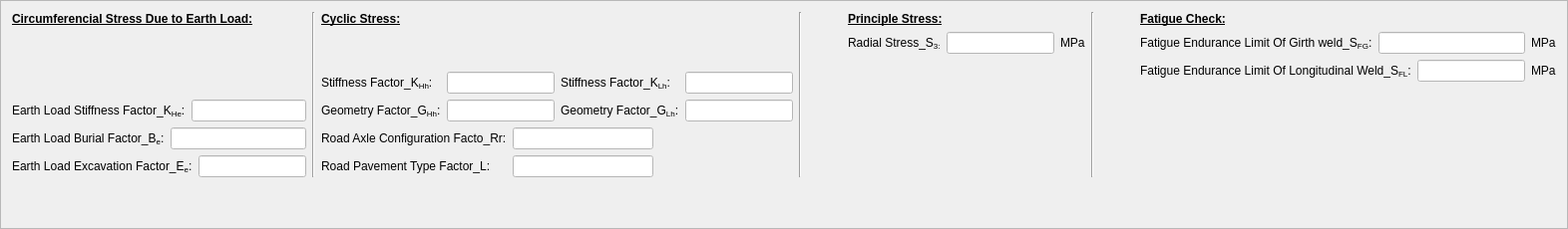
     <widget class="QFrame" name="frame_2">
      <property name="frameShape">
       <enum>QFrame::StyledPanel</enum>
      </property>
      <property name="frameShadow">
       <enum>QFrame::Raised</enum>
      </property>
      <layout class="QGridLayout" name="gridLayout_2">
       <item row="1" column="5">
        <spacer name="verticalSpacer_7">
         <property name="orientation">
          <enum>Qt::Vertical</enum>
         </property>
         <property name="sizeHint" stdset="0">
          <size>
           <width>20</width>
           <height>40</height>
          </size>
         </property>
        </spacer>
       </item>
       <item row="0" column="8">
        <layout class="QVBoxLayout" name="verticalLayout_18">
         <item>
          <widget class="QLabel" name="FatigurCheck">
           <property name="text">
            <string>&lt;html&gt;&lt;head/&gt;&lt;body&gt;&lt;p&gt;&lt;span style=&quot; font-weight:600; text-decoration: underline;&quot;&gt;Fatigue Check:&lt;/span&gt;&lt;/p&gt;&lt;/body&gt;&lt;/html&gt;</string>
           </property>
          </widget>
         </item>
         <item>
          <layout class="QHBoxLayout" name="horizontalLayout_20">
           <item>
            <widget class="QLabel" name="StiffnessFactorKHh_32">
             <property name="styleSheet">
              <string notr="true">font: 8pt &quot;Cambria&quot;;</string>
             </property>
             <property name="text">
              <string>&lt;html&gt;&lt;head/&gt;&lt;body&gt;&lt;p&gt;Fatigue Endurance Limit Of Girth weld_S&lt;span style=&quot; vertical-align:sub;&quot;&gt;FG&lt;/span&gt;:&lt;/p&gt;&lt;/body&gt;&lt;/html&gt;</string>
             </property>
            </widget>
           </item>
           <item>
            <widget class="QLineEdit" name="lineEdit_31FatigueEnduranceofGirthYield">
             <property name="styleSheet">
              <string notr="true">background-color: rgb(255, 255, 255);</string>
             </property>
            </widget>
           </item>
           <item>
            <widget class="QLabel" name="label_20">
             <property name="styleSheet">
              <string notr="true">font: 8pt &quot;Cambria&quot;;</string>
             </property>
             <property name="text">
              <string>MPa</string>
             </property>
            </widget>
           </item>
          </layout>
         </item>
         <item>
          <layout class="QHBoxLayout" name="horizontalLayout_41">
           <item>
            <widget class="QLabel" name="StiffnessFactorKHh_33">
             <property name="styleSheet">
              <string notr="true">font: 8pt &quot;Cambria&quot;;</string>
             </property>
             <property name="text">
              <string>&lt;html&gt;&lt;head/&gt;&lt;body&gt;&lt;p&gt;Fatigue Endurance Limit Of Longitudinal Weld_S&lt;span style=&quot; vertical-align:sub;&quot;&gt;FL&lt;/span&gt;:&lt;/p&gt;&lt;/body&gt;&lt;/html&gt;</string>
             </property>
            </widget>
           </item>
           <item>
            <widget class="QLineEdit" name="lineEdit_32FatigueEnduranceofLongitudinalWeld">
             <property name="styleSheet">
              <string notr="true">background-color: rgb(255, 255, 255);</string>
             </property>
            </widget>
           </item>
           <item>
            <widget class="QLabel" name="label_19">
             <property name="styleSheet">
              <string notr="true">font: 8pt &quot;Cambria&quot;;</string>
             </property>
             <property name="text">
              <string>MPa</string>
             </property>
            </widget>
           </item>
          </layout>
         </item>
         <item>
          <spacer name="verticalSpacer_13">
           <property name="orientation">
            <enum>Qt::Vertical</enum>
           </property>
           <property name="sizeHint" stdset="0">
            <size>
             <width>20</width>
             <height>40</height>
            </size>
           </property>
          </spacer>
         </item>
        </layout>
       </item>
       <item row="0" column="0">
        <layout class="QVBoxLayout" name="verticalLayout_12">
         <item>
          <widget class="QLabel" name="CircumferencialStressDuetoEarthLoad">
           <property name="text">
            <string>&lt;html&gt;&lt;head/&gt;&lt;body&gt;&lt;p&gt;&lt;span style=&quot; font-weight:600; text-decoration: underline;&quot;&gt;Circumferencial Stress Due to Earth Load:&lt;/span&gt;&lt;/p&gt;&lt;/body&gt;&lt;/html&gt;</string>
           </property>
          </widget>
         </item>
         <item>
          <spacer name="verticalSpacer_10">
           <property name="orientation">
            <enum>Qt::Vertical</enum>
           </property>
           <property name="sizeHint" stdset="0">
            <size>
             <width>20</width>
             <height>40</height>
            </size>
           </property>
          </spacer>
         </item>
         <item>
          <layout class="QVBoxLayout" name="verticalLayout_11">
           <item>
            <layout class="QHBoxLayout" name="horizontalLayout_16">
             <item>
              <widget class="QLabel" name="StiffnessFactorKHh_28">
               <property name="styleSheet">
                <string notr="true">font: 8pt &quot;Cambria&quot;;</string>
               </property>
               <property name="text">
                <string>&lt;html&gt;&lt;head/&gt;&lt;body&gt;&lt;p&gt;Earth Load Stiffness Factor_K&lt;span style=&quot; vertical-align:sub;&quot;&gt;He&lt;/span&gt;:&lt;/p&gt;&lt;/body&gt;&lt;/html&gt;</string>
               </property>
              </widget>
             </item>
             <item>
              <widget class="QLineEdit" name="lineEdit_21EarthLoadStiffnessFactor">
               <property name="styleSheet">
                <string notr="true">background-color: rgb(255, 255, 255);</string>
               </property>
              </widget>
             </item>
            </layout>
           </item>
           <item>
            <layout class="QHBoxLayout" name="horizontalLayout_18">
             <item>
              <widget class="QLabel" name="StiffnessFactorKHh_29">
               <property name="styleSheet">
                <string notr="true">font: 8pt &quot;Cambria&quot;;</string>
               </property>
               <property name="text">
                <string>&lt;html&gt;&lt;head/&gt;&lt;body&gt;&lt;p&gt;Earth Load Burial Factor_B&lt;span style=&quot; vertical-align:sub;&quot;&gt;e&lt;/span&gt;:&lt;/p&gt;&lt;/body&gt;&lt;/html&gt;</string>
               </property>
              </widget>
             </item>
             <item>
              <widget class="QLineEdit" name="lineEdit_22EarthLoadBurialFactor">
               <property name="styleSheet">
                <string notr="true">background-color: rgb(255, 255, 255);</string>
               </property>
              </widget>
             </item>
            </layout>
           </item>
           <item>
            <layout class="QHBoxLayout" name="horizontalLayout_19">
             <item>
              <widget class="QLabel" name="StiffnessFactorKHh_30">
               <property name="styleSheet">
                <string notr="true">font: 8pt &quot;Cambria&quot;;</string>
               </property>
               <property name="text">
                <string>&lt;html&gt;&lt;head/&gt;&lt;body&gt;&lt;p&gt;Earth Load Excavation Factor_E&lt;span style=&quot; vertical-align:sub;&quot;&gt;e&lt;/span&gt;:&lt;/p&gt;&lt;/body&gt;&lt;/html&gt;</string>
               </property>
              </widget>
             </item>
             <item>
              <widget class="QLineEdit" name="lineEdit_23EarthLoadExcavationFactor">
               <property name="styleSheet">
                <string notr="true">background-color: rgb(255, 255, 255);</string>
               </property>
              </widget>
             </item>
            </layout>
           </item>
          </layout>
         </item>
        </layout>
       </item>
       <item row="0" column="2">
        <layout class="QVBoxLayout" name="verticalLayout_17">
         <item>
          <widget class="QLabel" name="CyclicStress">
           <property name="text">
            <string>&lt;html&gt;&lt;head/&gt;&lt;body&gt;&lt;p&gt;&lt;span style=&quot; font-weight:600; text-decoration: underline;&quot;&gt;Cyclic Stress:&lt;/span&gt;&lt;/p&gt;&lt;/body&gt;&lt;/html&gt;</string>
           </property>
          </widget>
         </item>
         <item>
          <spacer name="verticalSpacer_12">
           <property name="orientation">
            <enum>Qt::Vertical</enum>
           </property>
           <property name="sizeHint" stdset="0">
            <size>
             <width>20</width>
             <height>40</height>
            </size>
           </property>
          </spacer>
         </item>
         <item>
          <layout class="QGridLayout" name="gridLayout_3">
           <item row="0" column="0">
            <layout class="QVBoxLayout" name="verticalLayout_13">
             <item>
              <widget class="QLabel" name="StiffnessFactorKHh">
               <property name="styleSheet">
                <string notr="true">font: 8pt &quot;Cambria&quot;;</string>
               </property>
               <property name="text">
                <string>&lt;html&gt;&lt;head/&gt;&lt;body&gt;&lt;p&gt;Stiffness Factor_K&lt;span style=&quot; vertical-align:sub;&quot;&gt;Hh&lt;/span&gt;:&lt;/p&gt;&lt;/body&gt;&lt;/html&gt;</string>
               </property>
              </widget>
             </item>
             <item>
              <widget class="QLabel" name="GeometryFactorGHh">
               <property name="styleSheet">
                <string notr="true">font: 8pt &quot;Cambria&quot;;</string>
               </property>
               <property name="text">
                <string>&lt;html&gt;&lt;head/&gt;&lt;body&gt;&lt;p&gt;Geometry Factor_G&lt;span style=&quot; vertical-align:sub;&quot;&gt;Hh&lt;/span&gt;:&lt;/p&gt;&lt;/body&gt;&lt;/html&gt;</string>
               </property>
              </widget>
             </item>
            </layout>
           </item>
           <item row="0" column="1">
            <layout class="QVBoxLayout" name="verticalLayout_14">
             <item>
              <widget class="QLineEdit" name="lineEdit_27StiffnessFactorKHh">
               <property name="styleSheet">
                <string notr="true">background-color: rgb(255, 255, 255);</string>
               </property>
              </widget>
             </item>
             <item>
              <widget class="QLineEdit" name="lineEdit_25_GeometryFactorGHh">
               <property name="styleSheet">
                <string notr="true">background-color: rgb(255, 255, 255);</string>
               </property>
              </widget>
             </item>
            </layout>
           </item>
           <item row="0" column="2">
            <layout class="QVBoxLayout" name="verticalLayout_15">
             <item>
              <widget class="QLabel" name="StifnessFactorKLh">
               <property name="styleSheet">
                <string notr="true">font: 8pt &quot;Cambria&quot;;</string>
               </property>
               <property name="text">
                <string>&lt;html&gt;&lt;head/&gt;&lt;body&gt;&lt;p&gt;Stiffness Factor_K&lt;span style=&quot; vertical-align:sub;&quot;&gt;Lh&lt;/span&gt;:&lt;/p&gt;&lt;/body&gt;&lt;/html&gt;</string>
               </property>
              </widget>
             </item>
             <item>
              <widget class="QLabel" name="geometryFactorGLh">
               <property name="styleSheet">
                <string notr="true">font: 8pt &quot;Cambria&quot;;</string>
               </property>
               <property name="text">
                <string>&lt;html&gt;&lt;head/&gt;&lt;body&gt;&lt;p&gt;Geometry Factor_G&lt;span style=&quot; vertical-align:sub;&quot;&gt;Lh&lt;/span&gt;:&lt;/p&gt;&lt;/body&gt;&lt;/html&gt;</string>
               </property>
              </widget>
             </item>
            </layout>
           </item>
           <item row="0" column="3">
            <layout class="QVBoxLayout" name="verticalLayout_16">
             <item>
              <widget class="QLineEdit" name="lineEdit_29_StifnessFactorKLh">
               <property name="styleSheet">
                <string notr="true">background-color: rgb(255, 255, 255);</string>
               </property>
              </widget>
             </item>
             <item>
              <widget class="QLineEdit" name="lineEdit_28geometryFactorGLh">
               <property name="styleSheet">
                <string notr="true">background-color: rgb(255, 255, 255);</string>
               </property>
              </widget>
             </item>
            </layout>
           </item>
          </layout>
         </item>
         <item>
          <layout class="QGridLayout" name="gridLayout_4">
           <item row="1" column="0">
            <widget class="QLabel" name="RoadPavementFactor">
             <property name="styleSheet">
              <string notr="true">font: 8pt &quot;Cambria&quot;;</string>
             </property>
             <property name="text">
              <string>Road Pavement Type Factor_L:</string>
             </property>
            </widget>
           </item>
           <item row="0" column="1">
            <widget class="QLineEdit" name="lineEdit_26RoadAxleConfigurationFactor">
             <property name="styleSheet">
              <string notr="true">background-color: rgb(255, 255, 255);</string>
             </property>
            </widget>
           </item>
           <item row="1" column="1">
            <widget class="QLineEdit" name="lineEdit_24RoadPavementFactor">
             <property name="styleSheet">
              <string notr="true">background-color: rgb(255, 255, 255);</string>
             </property>
            </widget>
           </item>
           <item row="0" column="0">
            <widget class="QLabel" name="RoadAxleConfigurationFactor">
             <property name="styleSheet">
              <string notr="true">font: 8pt &quot;Cambria&quot;;</string>
             </property>
             <property name="text">
              <string>Road Axle Configuration Facto_Rr:</string>
             </property>
            </widget>
           </item>
           <item row="1" column="2">
            <spacer name="horizontalSpacer_4">
             <property name="orientation">
              <enum>Qt::Horizontal</enum>
             </property>
             <property name="sizeHint" stdset="0">
              <size>
               <width>40</width>
               <height>20</height>
              </size>
             </property>
            </spacer>
           </item>
           <item row="0" column="2">
            <spacer name="horizontalSpacer_3">
             <property name="orientation">
              <enum>Qt::Horizontal</enum>
             </property>
             <property name="sizeHint" stdset="0">
              <size>
               <width>40</width>
               <height>20</height>
              </size>
             </property>
            </spacer>
           </item>
          </layout>
         </item>
        </layout>
       </item>
       <item row="0" column="5">
        <layout class="QVBoxLayout" name="verticalLayout_23">
         <item>
          <widget class="QLabel" name="PrincipleStress_2">
           <property name="text">
            <string>&lt;html&gt;&lt;head/&gt;&lt;body&gt;&lt;p&gt;&lt;span style=&quot; font-weight:600; text-decoration: underline;&quot;&gt;Principle Stress:&lt;/span&gt;&lt;/p&gt;&lt;/body&gt;&lt;/html&gt;</string>
           </property>
          </widget>
         </item>
         <item>
          <layout class="QHBoxLayout" name="horizontalLayout_13">
           <item>
            <widget class="QLabel" name="StiffnessFactorKHh_31">
             <property name="styleSheet">
              <string notr="true">font: 8pt &quot;Cambria&quot;;</string>
             </property>
             <property name="text">
              <string>&lt;html&gt;&lt;head/&gt;&lt;body&gt;&lt;p&gt;Radial Stress_S&lt;span style=&quot; vertical-align:sub;&quot;&gt;3:&lt;/span&gt;&lt;/p&gt;&lt;/body&gt;&lt;/html&gt;</string>
             </property>
            </widget>
           </item>
           <item>
            <widget class="QLineEdit" name="lineEdit_30">
             <property name="styleSheet">
              <string notr="true">background-color: rgb(255, 255, 255);</string>
             </property>
            </widget>
           </item>
           <item>
            <widget class="QLabel" name="label_18">
             <property name="styleSheet">
              <string notr="true">font: 8pt &quot;Cambria&quot;;</string>
             </property>
             <property name="text">
              <string>MPa</string>
             </property>
            </widget>
           </item>
          </layout>
         </item>
         <item>
          <spacer name="verticalSpacer_11">
           <property name="orientation">
            <enum>Qt::Vertical</enum>
           </property>
           <property name="sizeHint" stdset="0">
            <size>
             <width>20</width>
             <height>40</height>
            </size>
           </property>
          </spacer>
         </item>
        </layout>
       </item>
       <item row="0" column="4">
        <spacer name="horizontalSpacer_8">
         <property name="orientation">
          <enum>Qt::Horizontal</enum>
         </property>
         <property name="sizeHint" stdset="0">
          <size>
           <width>40</width>
           <height>20</height>
          </size>
         </property>
        </spacer>
       </item>
       <item row="0" column="7">
        <spacer name="horizontalSpacer_9">
         <property name="orientation">
          <enum>Qt::Horizontal</enum>
         </property>
         <property name="sizeHint" stdset="0">
          <size>
           <width>40</width>
           <height>20</height>
          </size>
         </property>
        </spacer>
       </item>
       <item row="0" column="1">
        <widget class="Line" name="line_4">
         <property name="orientation">
          <enum>Qt::Vertical</enum>
         </property>
        </widget>
       </item>
       <item row="0" column="3">
        <widget class="Line" name="line_5">
         <property name="orientation">
          <enum>Qt::Vertical</enum>
         </property>
        </widget>
       </item>
       <item row="0" column="6">
        <widget class="Line" name="line_6">
         <property name="orientation">
          <enum>Qt::Vertical</enum>
         </property>
        </widget>
       </item>
      </layout>
     </widget>
